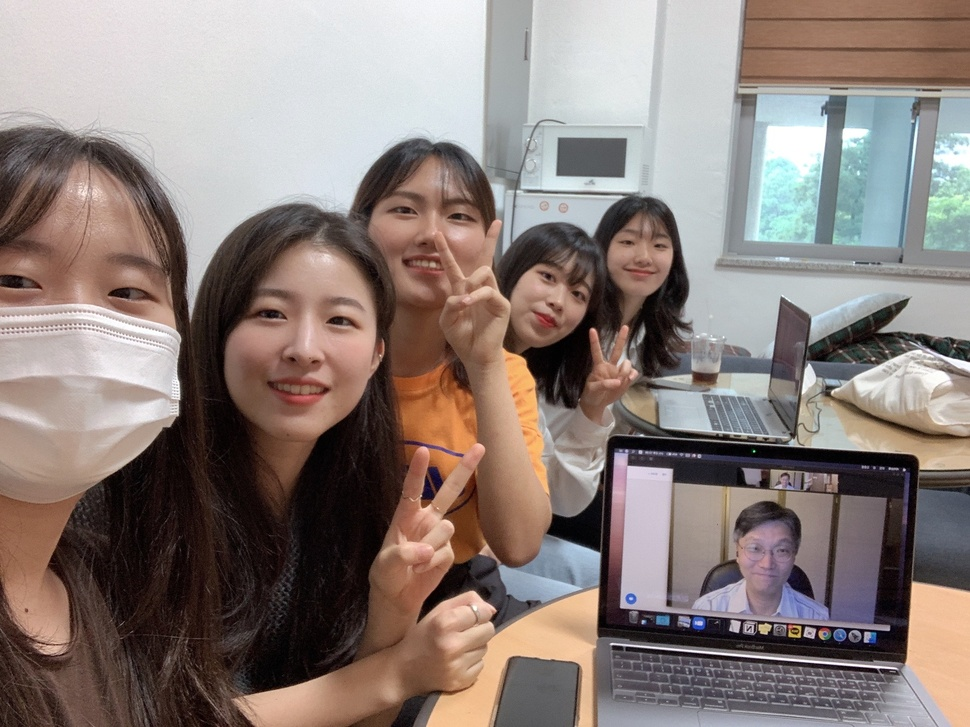
#> input picture test2.jpg, 970 x 727 px, shrunk from 1440 x 1080 before the run
$ python body.py
#> lines starting #> are read from the running program, lines starting #| are printed output that depends on the picture; after the words box and inside, x2 and y2 are one past the last pixel; in counts of white or black regions, pixels touching at a corner belong together
import cv2
import numpy as np

image = cv2.imread("./test2.jpg")
#> image is the input picture: shape (727, 970, 3); mean B, G, R 121.1, 125.9, 138.8
grayImage = cv2.cvtColor(image, cv2.COLOR_BGR2GRAY)
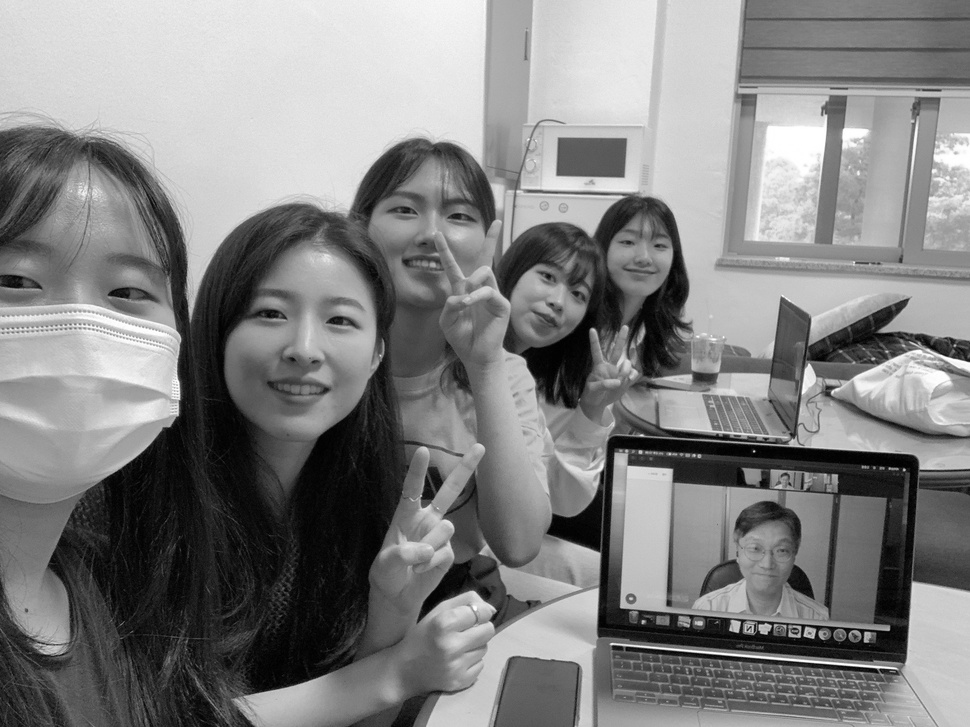
#> grayImage: shape (727, 970); min 0, max 255, mean 129.2

body_cascade = cv2.CascadeClassifier(cv2.data.haarcascades+'./haarcascade_frontalface_default.xml')
body = body_cascade.detectMultiScale(grayImage, 1.01, 10)
#> body = [[593, 331, 28, 28], [737, 526, 62, 62], [54, 163, 59, 59], [425, 635, 56, 56], [600, 211, 83, 83], [384, 505, 86, 86], [361, 160, 133, 133], [215, 247, 183, 183], [729, 22, 230, 230]]

for (x,y,w,h) in body:
	cv2.rectangle(image,(x,y),(x+w,y+h),(0,0,255),3)
#> this loop made 9 passes
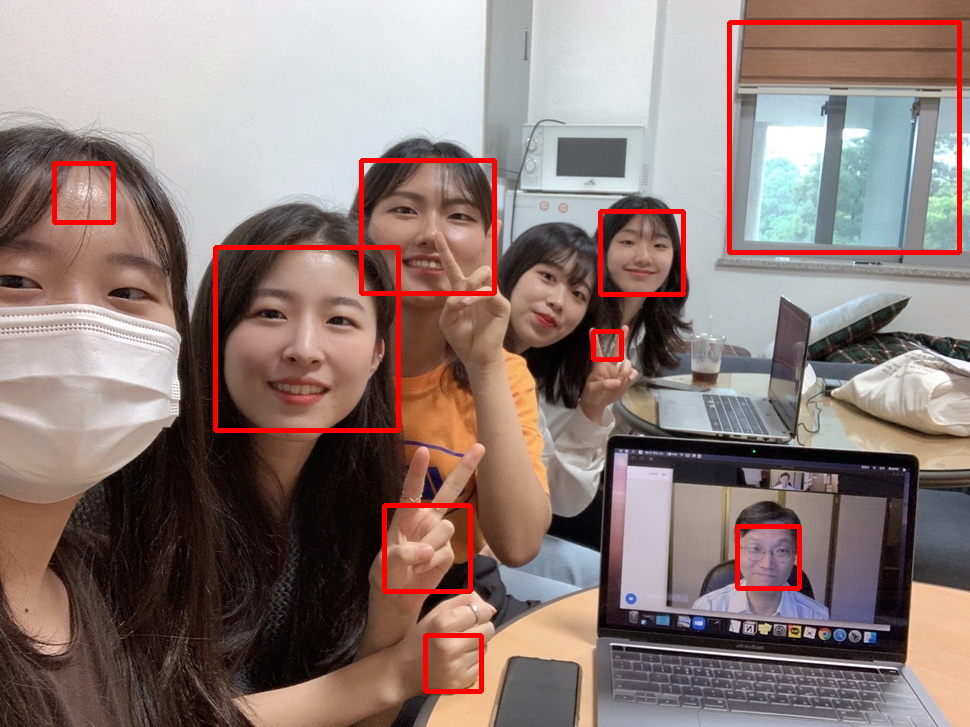
#> image: shape (727, 970, 3); 2.59% of pixels changed, all inside (x1, y1, x2, y2) = (52, 20, 962, 694)

cv2.destroyAllWindows()
